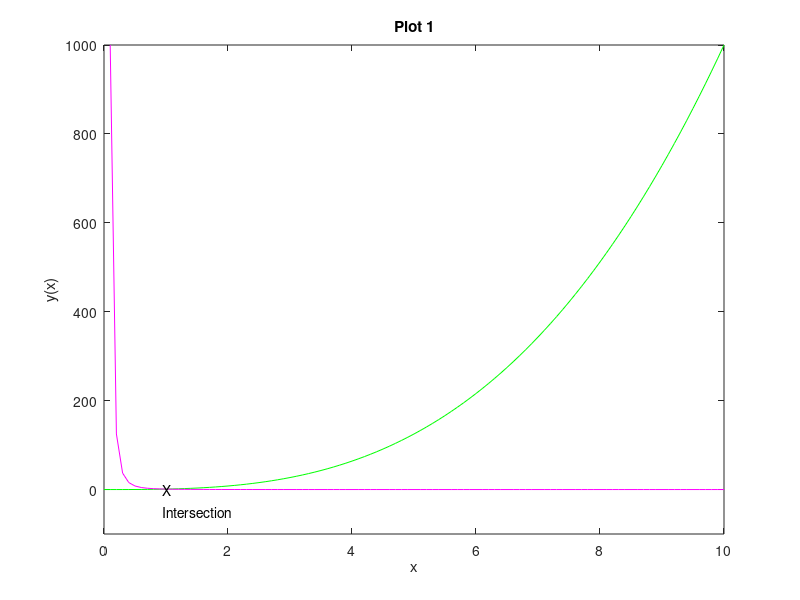
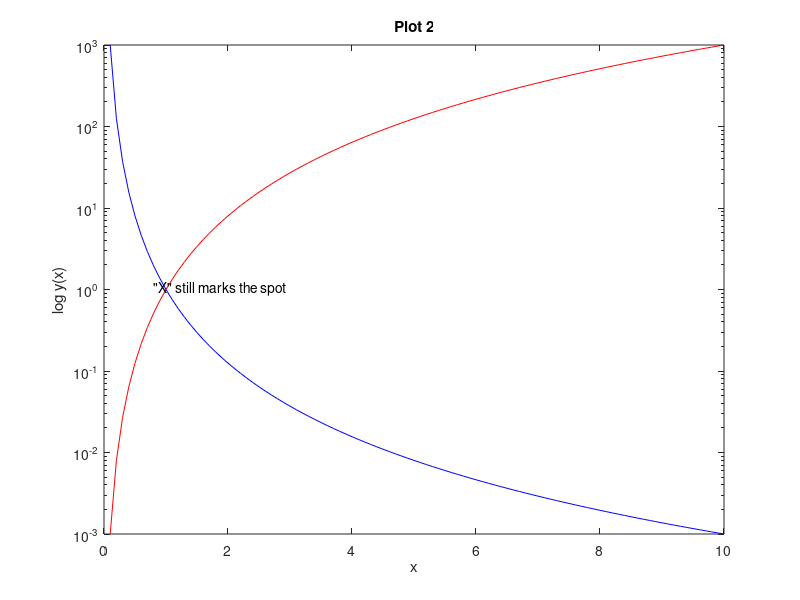
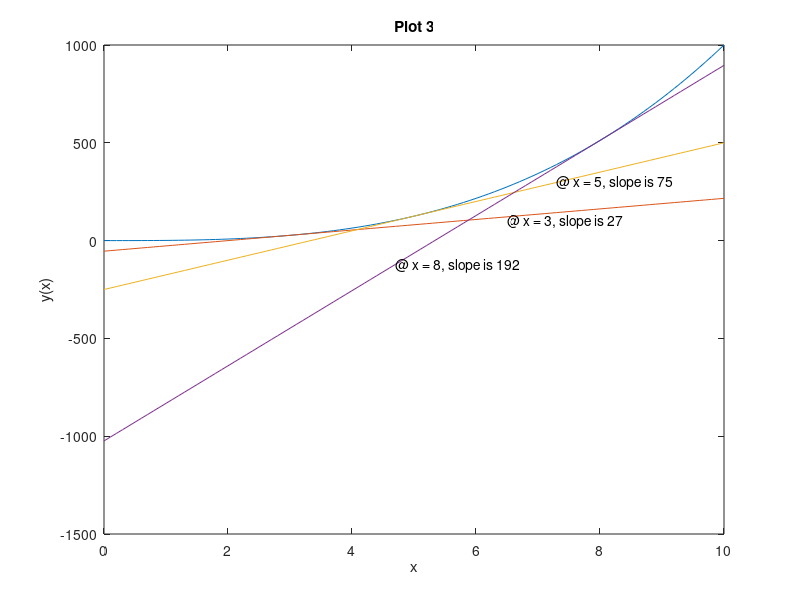

Source code (MATLAB) for these figures, in order:
% Given: 
x = [0:0.1:10];
yp = x.^3;
ym = x.^(-3);

% Part 1: 
figure(1); 
% subplot(1,3,1) % Is there a way to control the size of the plot window
% that appears? Furthermore, is there a way to control where the figures
% appear, i.e. not on top of each other? 
plot(x,yp,'g',x,ym,'m');
ylim([-100 1000]);
title('Plot 1');
xlabel('x');
ylabel('y(x)');
% The grid for the text command does not seem to match that of the plot -
% hence having to offset it. Is this true, and why?
text(0.95,1,'X');
text(0.95,-50,'Intersection'); % Can this text be placed at an angle?

% Part 2:
figure(2); 
%subplot(1,3,2)
semilogy(x,yp,'r',x,ym,'b');
title('Plot 2');
xlabel('x');
ylabel('log y(x)');
text(0.8,1.05,'"X" still marks the spot'); 

% Part 3:
figure(3); 
%subplot(1,3,3)
plot(x,yp)
title('Plot 3');
xlabel('x');
ylabel('y(x)');
% ylim([-500 1000]) % with the more flexible loop, don't want to set axis
% limits or colors for scalability
hold on 
% ways to do this... the below requires knowing the position of the desired
% x-value within each variable. What I'd like to do is a loop that would
% loop through and calculate the line for x = 3, x = 5, & x = 8 using m =
% 3*x(or t).^2  instead of 'gradient' Need a new variable? => t = 3, 5, 8
% then yd3 = (x-t(1))*m(t) + yp(t)??
t = [3 5 8];
% Using grasdient, rather than just the symbolic derivative (3x^2) the
% function is flexible and will still work when yp is changed
m = gradient(yp,x);

hold on 
% More of a fundamental question about loops - Why are the dummy variables
% needed? Why does it not work to say "for each value of t, do this...
for r = 1:length(t);
    ix = find(x==t(r),1);
    yd = (x-x(ix))*m(ix)+yp(ix);
    plot(x,yd); 
end
hold off
% yd3 = (x-x(31))*yd(31)+yp(31);
% yd5 = (x-x(51))*yd(51)+yp(51);
% yd8 = (x-x(81))*yd(81)+yp(81);
% plot(x,yd3,'m',x,yd5,'g',x,yd8,'c')
text(4.7,-125,'@ x = 8, slope is 192') 
% Note: gtext brings up crosshairs and allows you to click wherever you
% want the text to appear on the plot
text(6.5,100,'@ x = 3, slope is 27')
text(7.3,300,'@ x = 5, slope is 75')
hold off


